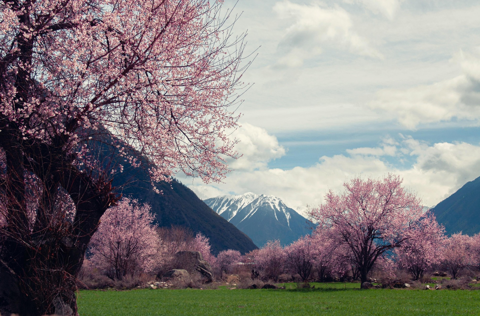
#> input picture examples/original.png, 480 x 316 px
$ python image_matrix_library.py
#> lines starting #> are read from the running program, lines starting #| are printed output that depends on the picture
import math
from PIL import Image

#Part X

# [89 lines left out: functions matrix_addition, matrix_substraction, matrix_multiplication, matrix_transpose, scalar_multiplication, not called in this run]

#Part Y

def image_to_matrix(image):

    image_rgb = image.convert("RGB")
    width, height = image_rgb.size
    matrix_red, matrix_green, matrix_blue = [], [], []

    for y in range(height):
        row_r, row_g, row_b = [], [], []
        for x in range(width):
            r, g, b = image_rgb.getpixel((x, y))
            row_r.append(r)
            row_g.append(g)
            row_b.append(b)
        matrix_red.append(row_r)
        matrix_green.append(row_g)
        matrix_blue.append(row_b)

    return matrix_red, matrix_green, matrix_blue


def matrix_to_image(matrix_red, matrix_green, matrix_blue):

    width, height = len(matrix_red[0]), len(matrix_red)

    image = Image.new("RGB", (width, height))
    for y in range(height):
        for x in range(width):
            r = int(max(0, min(255, matrix_red[y][x])))
            g = int(max(0, min(255, matrix_green[y][x])))
            b = int(max(0, min(255, matrix_blue[y][x])))
            image.putpixel((x, y), (r, g, b))
    return image


def rotate_matrix(matrix, point, angle_degrees):

    angle_rad = math.radians(angle_degrees)
    cos_a = math.cos(angle_rad)
    sin_a = math.sin(angle_rad)

    rows, cols = len(matrix),len(matrix[0])
    cx, cy = point[0], point[1]

    #Step 1: rotate all 4 corners to find output canvas size
    corners = [(0, 0), (cols - 1, 0), (0, rows - 1), (cols - 1, rows - 1)]
    rotated_x_values = []
    rotated_y_values = []
    for (x, y) in corners:
        dx = x - cx
        dy = y - cy
        rotated_x_values.append(cos_a * dx - sin_a * dy + cx)
        rotated_y_values.append(sin_a * dx + cos_a * dy + cy)

    #Find new borders of the grid and then new dimensions by subtracting min from max
    min_x = int(math.floor(min(rotated_x_values)))
    max_x = int(math.ceil(max(rotated_x_values)))
    min_y = int(math.floor(min(rotated_y_values)))
    max_y = int(math.ceil(max(rotated_y_values)))

    new_cols = max_x - min_x + 1
    new_rows = max_y - min_y + 1

    result = []
    for i in range(new_rows):
        result.append([0]*new_cols)
    #Step 2: fill the output pixel by pixel using inverse mapping

    for out_y in range(new_rows):
        for out_x in range(new_cols):
            #translate output pixel relative to the rotation center
            dx = out_x + min_x - cx
            dy = out_y + min_y - cy

            #rotate backwards (negate the angle) to find the source pixel
            src_x = int(round(cos_a * dx + sin_a * dy + cx))
            src_y = int(round(-sin_a * dx + cos_a * dy + cy))

            #copy pixel if it exists in the original image
            if 0 <= src_x < cols and 0 <= src_y < rows:
                result[out_y][out_x] = matrix[src_y][src_x]

    return result

# [53 lines left out: functions scale_matrix, skew_matrix, not called in this run]

def transpose_matrix(matrix):
    return matrix_transpose(matrix)


# [56 lines left out: functions to_grayscale, edge_detection, not called in this run]

#main

def main():

    image_path = input("\nEnter the path to your image file: ").strip()
#> the answer given: examples/original.png
    try:
        image = Image.open(image_path)
#> image is the input picture: PIL image 480x316 RGB; mean R, G, B 132.5, 127.2, 127.7
    except FileNotFoundError:
        print(f"\n[Error] Could not find: '{image_path}' ")
        print("Check the file path and try again.")
        return

    matrix_red, matrix_green, matrix_blue = image_to_matrix(image)
#> after the loop in image_to_matrix, `for y in range(height):`: matrix_blue = 316 items
#> matrix_red = 316 items; matrix_green = 316 items; matrix_blue = 316 items

    print("\nAvailable transformations:")
    print("1. Rotate")
    print("2. Scale")
    print("3. Skew")
    print("4. Transpose")
    print("5. Convert to Greyscale")
    print("6. Edge Detection")

    choice = input("\nEnter transformation number (1-6): ").strip()
#> the answer given: 1
    output_path = input("Enter output file path (e.g. output.png): ").strip()
#> the answer given: out.png

    result_image = None

    if choice == "1":
        try:
            angle = float(input("Rotation angle in degrees: "))
#> the answer given: 3
            cx = float(input(f"Centre x (0 to {image.width - 1}): "))
#> the answer given: 1
#> cx = 1
            cy = float(input(f"Centre y (0 to {image.height - 1}): "))
#> the answer given: 1
#> cy = 1
        except ValueError:
            print("Please enter valid numbers.")
            return
        r = rotate_matrix(matrix_red, [cx, cy], angle)
#> in rotate_matrix, `rows, cols = len(matrix),len(matrix[0])`: rows = 316; cols = 480
#> in rotate_matrix, `corners = [(0, 0), (cols - 1, 0), (0, rows - 1), (cols - 1, rows - 1)]`: corners = [(0, 0), (479, 0), (0, 315), (479, 315)]
#> the loop in rotate_matrix, `for (x, y) in corners:` made 4 passes
#> (x, y, dx, dy) on passes 1 to 4: (0, 0, -1, -1), (479, 0, 478, -1), (0, 315, -1, 314), (479, 315, 478, 314)
#> after the loop in rotate_matrix, `for (x, y) in corners:`: rotated_x_values = [0.0537, 478.4, -16.43, 461.9]; rotated_y_values = [-0.051, 25.02, 314.5, 339.6]
#> in rotate_matrix, `min_x = int(math.floor(min(rotated_x_values)))`: min_x = -17
#> in rotate_matrix, `max_x = int(math.ceil(max(rotated_x_values)))`: max_x = 479
#> in rotate_matrix, `min_y = int(math.floor(min(rotated_y_values)))`: min_y = -1
#> in rotate_matrix, `max_y = int(math.ceil(max(rotated_y_values)))`: max_y = 340
#> in rotate_matrix, `new_cols = max_x - min_x + 1`: new_cols = 497
#> in rotate_matrix, `new_rows = max_y - min_y + 1`: new_rows = 342
#> after the loop in rotate_matrix, `for i in range(new_rows):`: result = 342 items
#> r = 342 items
        g = rotate_matrix(matrix_green, [cx, cy], angle)
#> the loop in rotate_matrix (call 2), `for (x, y) in corners:` made 4 passes
#> g = 342 items
        b = rotate_matrix(matrix_blue, [cx, cy], angle)
#> b = 342 items
        result_image = matrix_to_image(r, g, b)
#> in matrix_to_image, `width, height = len(matrix_red[0]), len(matrix_red)`: width = 497; height = 342
#> in matrix_to_image, `image = Image.new("RGB", (width, height))`: image: PIL image 497x342 RGB; every value is 0
#> after the loop in matrix_to_image, `for y in range(height):`:
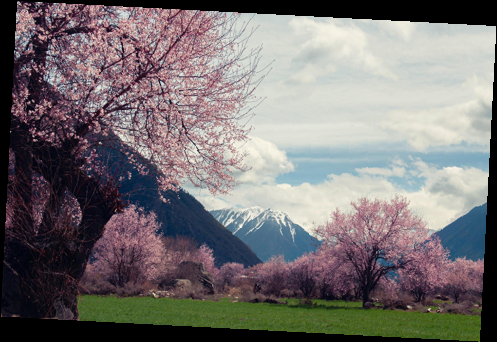
#> image: PIL image 497x342 RGB; mean R, G, B 118.3, 113.5, 113.9

    elif choice == "2":
        try:
            factor = float(input("Enter a positive scale factor: "))
        except ValueError:
            print("Enter a valid number.")
            return
        r = scale_matrix(matrix_red, factor)
        g = scale_matrix(matrix_green, factor)
        b = scale_matrix(matrix_blue, factor)
        result_image = matrix_to_image(r, g, b)

    elif choice == "3":
        try:
            sx = float(input("Enter a horizontal skew factor: "))
            sy = float(input("Enter a vertical skew factor: "))
        except ValueError:
            print("Enter valid numbers.")
            return
        r = skew_matrix(matrix_red, sx, sy)
        g = skew_matrix(matrix_green, sx, sy)
        b = skew_matrix(matrix_blue, sx, sy)
        result_image = matrix_to_image(r, g, b)

    elif choice == "4":
        r = transpose_matrix(matrix_red)
        g = transpose_matrix(matrix_green)
        b = transpose_matrix(matrix_blue)
        result_image = matrix_to_image(r, g, b)

    elif choice == "5":
        grey = to_grayscale(matrix_red, matrix_green, matrix_blue)
        result_image = Image.new("L", (len(grey[0]), len(grey)))
        for y in range(len(grey)):
            for x in range(len(grey[0])):
                result_image.putpixel((x, y), grey[y][x])

    elif choice == "6":
        grey = to_grayscale(matrix_red, matrix_green, matrix_blue)
        edges = edge_detection(grey)
        result_image = Image.new("L", (len(edges[0]), len(edges)))
        for y in range(len(edges)):
            for x in range(len(edges[0])):
                result_image.putpixel((x, y), min(255, edges[y][x]))

    else:
        print(f"\n'{choice}' is not a valid option. Please choose 1-6.")
        return

    try:
        result_image.show()
        result_image.save(output_path)
        print(f"\nImage saved to: {output_path}")
    except:
        print(f"\nCould not save the image")

if __name__ == "__main__":
    main()

$ run again, on examples/skew_0_3.png
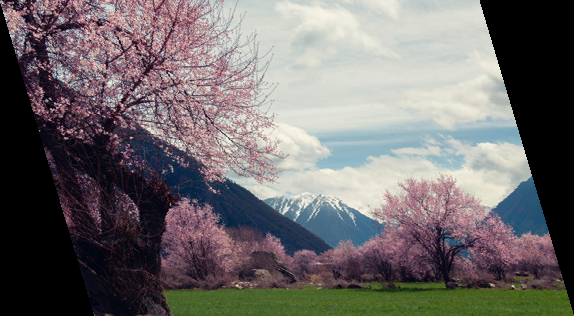
#> input picture examples/skew_0_3.png, 574 x 316 px
#> in main, image is the input picture: PIL image 574x316 RGB; mean R, G, B 110.8, 106.4, 106.8
#> after the loop in image_to_matrix, `for y in range(height):`: matrix_blue = 316 items
#> rows = 316; cols = 574
#> corners = [(0, 0), (573, 0), (0, 315), (573, 315)]
#> the loop in rotate_matrix, `for (x, y) in corners:` made 4 passes
#> (x, y, dx, dy) on passes 1 to 4: (0, 0, -1, -1), (573, 0, 572, -1), (0, 315, -1, 314), (573, 315, 572, 314)
#> after the loop in rotate_matrix, `for (x, y) in corners:`: rotated_x_values = [0.0537, 572.3, -16.43, 555.8]; rotated_y_values = [-0.051, 29.94, 314.5, 344.5]
#> min_x = -17
#> max_x = 573
#> min_y = -1
#> max_y = 345
#> new_cols = 591
#> new_rows = 347
#> after the loop in rotate_matrix, `for i in range(new_rows):`: result = 347 items
#> the loop in rotate_matrix (call 2), `for (x, y) in corners:` made 4 passes
#> in matrix_to_image, `width, height = len(matrix_red[0]), len(matrix_red)`: width = 591; height = 347
#> after the loop in matrix_to_image, `for y in range(height):`:
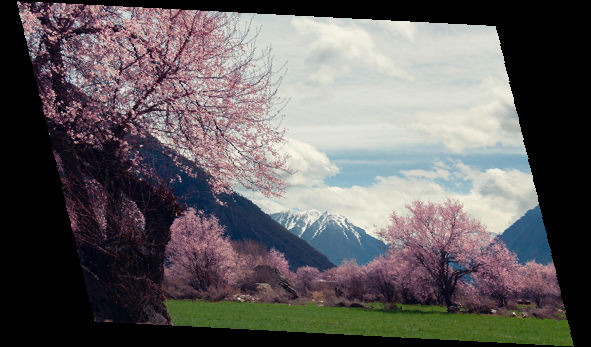
#> image: PIL image 591x347 RGB; mean R, G, B 98, 94.1, 94.4

$ run again, on examples/transpose.png
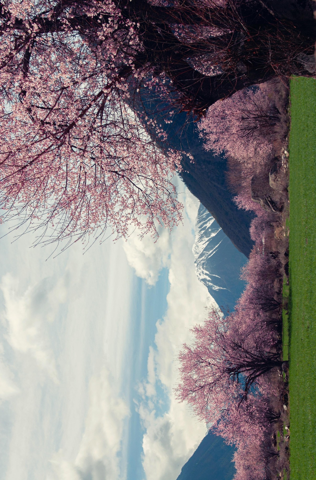
#> input picture examples/transpose.png, 316 x 480 px
#> in main, image is the input picture: PIL image 316x480 RGB; mean R, G, B 132.5, 127.2, 127.7
#> after the loop in image_to_matrix, `for y in range(height):`: matrix_blue = 480 items
#> rows = 480; cols = 316
#> corners = [(0, 0), (315, 0), (0, 479), (315, 479)]
#> the loop in rotate_matrix, `for (x, y) in corners:` made 4 passes
#> (x, y, dx, dy) on passes 1 to 4: (0, 0, -1, -1), (315, 0, 314, -1), (0, 479, -1, 478), (315, 479, 314, 478)
#> after the loop in rotate_matrix, `for (x, y) in corners:`: rotated_x_values = [0.0537, 314.6, -25.02, 289.6]; rotated_y_values = [-0.051, 16.43, 478.3, 494.8]
#> min_x = -26
#> max_x = 315
#> min_y = -1
#> max_y = 495
#> new_cols = 342
#> new_rows = 497
#> after the loop in rotate_matrix, `for i in range(new_rows):`: result = 497 items
#> the loop in rotate_matrix (call 2), `for (x, y) in corners:` made 4 passes
#> in matrix_to_image, `width, height = len(matrix_red[0]), len(matrix_red)`: width = 342; height = 497
#> after the loop in matrix_to_image, `for y in range(height):`:
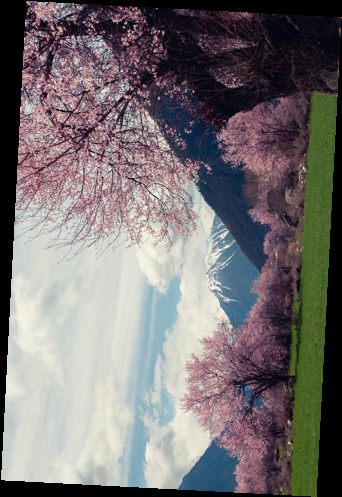
#> image: PIL image 342x497 RGB; mean R, G, B 118.3, 113.5, 113.9
